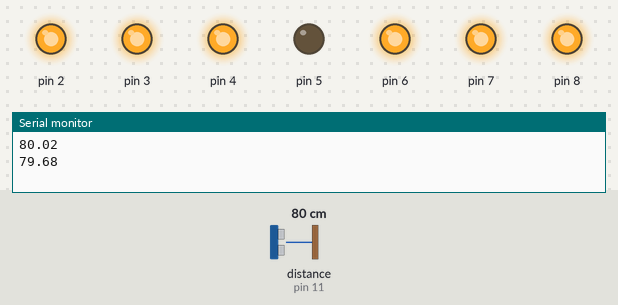
Bench run of a sketch on a simulated Arduino Uno, built with avr-gcc and run on an emulated ATmega328P. Parts: output pins drawn as LEDs (lit = HIGH), the last lines printed to the serial monitor. Wiring (inferred from the names in the program): ultrasonic range finder: trigger pin 10; echo pin 11. The inputs (shaded band) are chosen by the test bench; at power-on: distance to the obstacle (sensor on pin 11) 80 cm. The echo pulse lasts 58.3 µs per cm; pins used as bus, display or sensor lines are not drawn.

Above: at 1.8 s.
1.9 s: distance to the obstacle (sensor on pin 11) set to 71 cm
At 3.1 s:
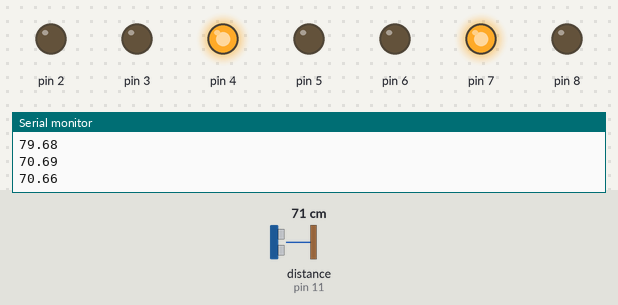
3.5 s: distance to the obstacle (sensor on pin 11) set to 62 cm
At 5.0 s:
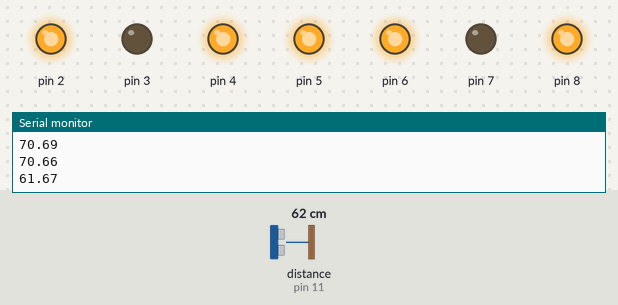
5.5 s: distance to the obstacle (sensor on pin 11) set to 54 cm
At 6.9 s:
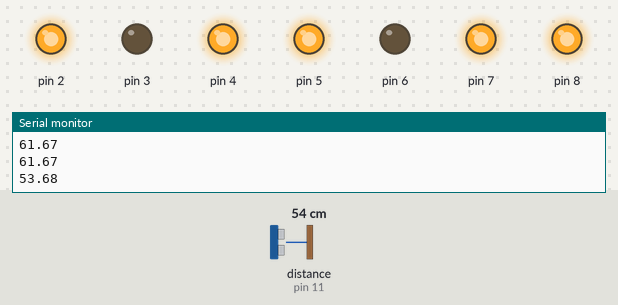
7.5 s: distance to the obstacle (sensor on pin 11) set to 2 cm
At 8.6 s:
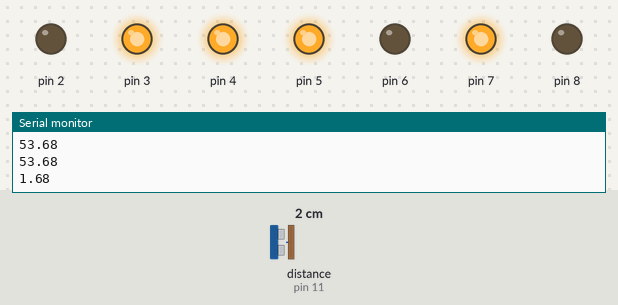
Timing chart, 0 to 10.5 s (numbered marks = the images above; inputs shaded):
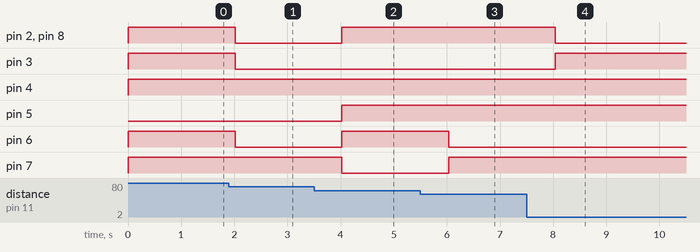

The sketch:

SensorContador2.ino
```cpp
const int number[10][7] = {{1,1,1,0,1,1,1},
                          {0,0,1,0,0,1,0}, {1,0,1,1,1,0,1},
                          {1,0,1,1,0,1,1}, {0,1,1,1,0,1,0},
                          {1,1,0,1,0,1,1}, {1,1,0,1,1,1,1},
                          {1,0,1,0,0,1,0}, {1,1,1,1,1,1,1},
                          {1,1,1,1,0,1,0}};
long tiempo;
const int triger = 10;
const int echo = 11;
float dist;
float lastDist;

int count = 0;

void setup() {
  pinMode(triger, OUTPUT);
  pinMode(echo, INPUT);
  for(int i=2;i<=8;i++) pinMode(i, OUTPUT);
  Serial.begin(9600);
}

void loop() {

  digitalWrite(triger, HIGH);
  delayMicroseconds(10);
  digitalWrite(triger, LOW);
  tiempo = (pulseIn(echo, HIGH) / 2);
  dist = tiempo * 0.0343;
  Serial.println(dist);

  if(count == 10) count = 0;

 if(dist != lastDist && dist < 100 && dist < lastDist - 5) count++;

  lastDist = dist;

 display(count);

}

void display (int n){
  for(int i=0;i<=6;i++)
    digitalWrite(i+2,number[n][i]);
  delay (1000);
}
```

Measured:
- the behaviour switches between 76 and 75 cm on distance to the obstacle (sensor on pin 11) (found by bisection; images 0 and 1)
- the behaviour switches between 66 and 65 cm on distance to the obstacle (sensor on pin 11) (found by bisection; images 1 and 2)
- the behaviour switches between 58 and 57 cm on distance to the obstacle (sensor on pin 11) (found by bisection; images 2 and 3)
- after the input at 1.9 s, pin 2, pin 3, pin 6, pin 8: HIGH → LOW after 0.12 s
- after the input at 3.5 s, pin 2, pin 5, pin 6, pin 8: LOW → HIGH after 0.53 s; pin 7: HIGH → LOW after 0.53 s
- after the input at 5.5 s, pin 6: HIGH → LOW after 0.53 s; pin 7: LOW → HIGH after 0.53 s
- after the input at 7.5 s, pin 2, pin 8: HIGH → LOW after 0.54 s; pin 3: LOW → HIGH after 0.54 s
